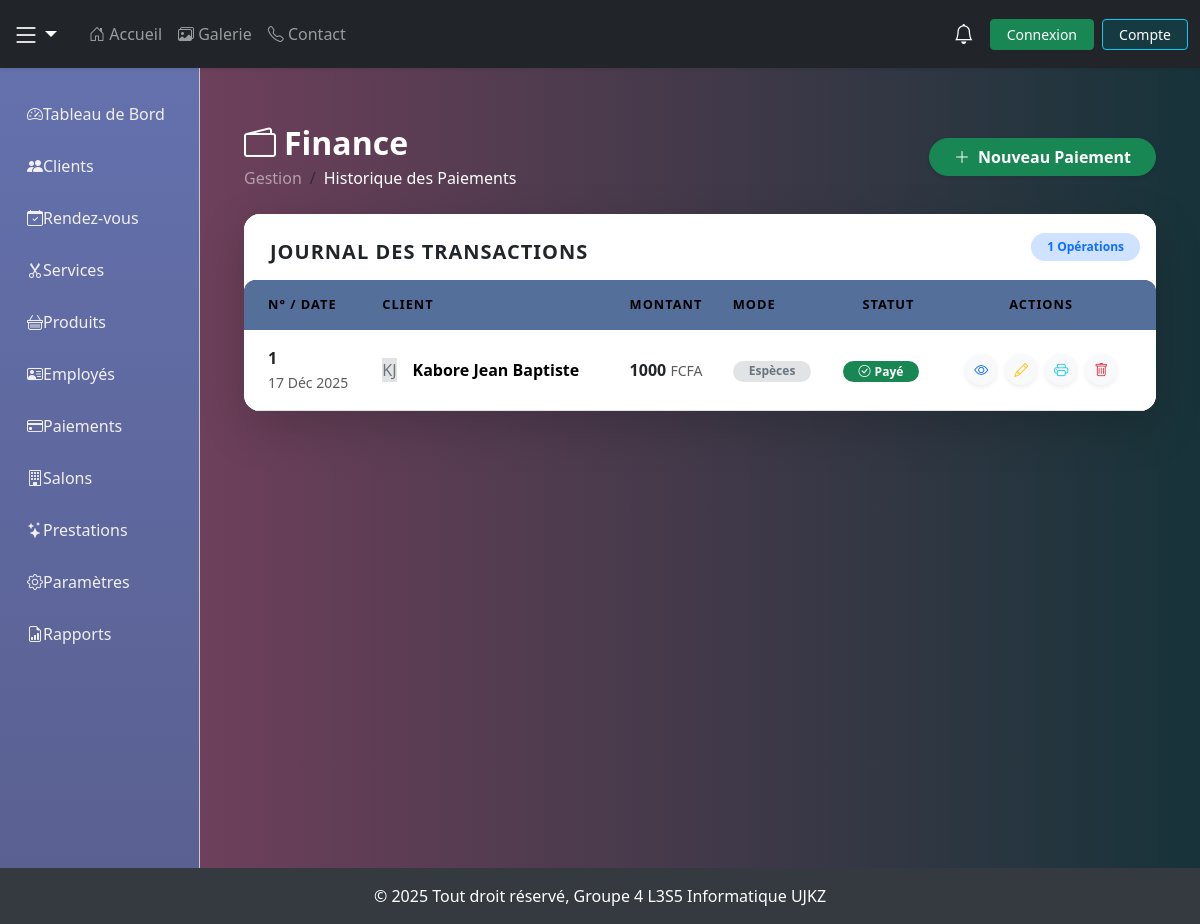
The app's page /paiement/, older data.
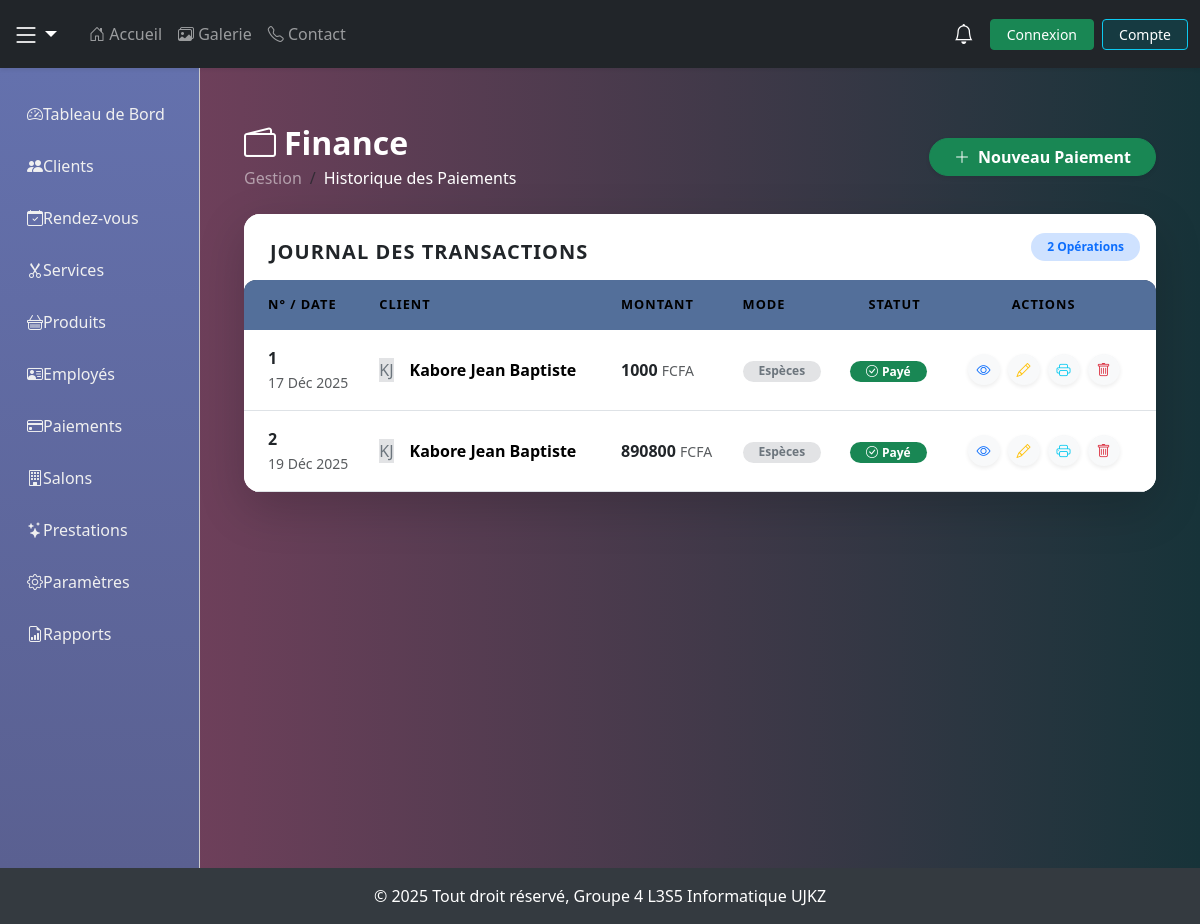
The same page, newer data.
### coiffure/models.py (models this page shows, shortened)
class Paiement(models.Model):
    numero_facture = models.CharField(max_length=50, unique=True, blank=True)
    client = models.ForeignKey(Client, on_delete=models.CASCADE)
    prestation = models.ForeignKey(Prestation, on_delete=models.CASCADE)
    montant = models.DecimalField(max_digits=10, decimal_places=2)
    date_paiement = models.DateField(auto_now_add=True)
    statut = models.CharField(max_length=20, choices=[
        ('en attente', 'En attente'),
        ('payé', 'Payé')
    ], default='en attente')
    mode_paiement = models.CharField(max_length=50, choices=(
        ('espèces', 'Espèces'),
        ('carte', 'Carte bancaire'),
        ('mobile', 'Paiement mobile')
    ), default='espèces')
    description = models.TextField(blank=True, null=True)
    from django.db import models

class Client(models.Model):
    user = models.OneToOneField(
        User,
        on_delete=models.CASCADE,
        related_name="profil_client", # Corrigé (était profil_employe)
        null=True,
        blank=True
    )
    nom = models.CharField(max_length=50)
    prenom = models.CharField(max_length=50)
    telephone = models.CharField(max_length=20)
    email = models.EmailField(unique=True)
    date_inscription = models.DateField(auto_now_add=True)
    statut = models.CharField(max_length=20, default="actif")
    actif = models.BooleanField(default=True)

### coiffure/views.py (the view)
# urls.py: path('paiement/', views.liste_paiements, name="liste_paiements"),
def liste_paiements(request):
    paiements = Paiement.objects.all()
    return render(request, 'coiffure/paiement/liste_paiements.html', {'paiements': paiements})

### coiffure/context_processors.py (called while the page is built)
def notifications(request):
    if request.user.is_authenticated:
        user_notifications = Notification.objects.filter(utilisateur=request.user)
        notifs_non_lues = user_notifications.filter(lu=False).count()
        notifications_recents = user_notifications.order_by('-date')[:5]
    else:
        notifications_recents = []
        notifs_non_lues = 0
    return {
        'notifications': notifications_recents,
        'notif_count': notifs_non_lues,  # <- renommer ici pour ton template
    }

### coiffure/templates/coiffure/paiement/liste_paiements.html (shortened to what the changed rows need)
{% extends "coiffure/base.html" %}
{% load static %}
{% block content %}
<div class="container-fluid py-4">
    <div class="row mb-4 align-items-center">
        <div class="col-12 col-md-6">
            <h2 class="text-white fw-bold mb-1">
                <i class="bi bi-wallet2 me-2"></i>Finance
            </h2>
        </div>
    </div>
    <div class="card shadow-lg border-0 rounded-4 overflow-hidden">
        <div class="card-header bg-white py-3 border-0">
            <div class="d-flex justify-content-between align-items-center">
                <h5 class="mb-0 fw-bold text-dark">Journal des Transactions</h5>
                <div class="badge bg-primary-subtle text-primary rounded-pill px-3 py-2">
                    {{ paiements|length }} Opérations
                </div>
            </div>
        </div>
        <div class="card-body p-0">
            {% if paiements %}
            <div class="table-responsive">
                <table class="table table-hover align-middle mb-0">
                    <thead class="header-finance">
                        <tr>
                            <th class="ps-4">N° / DATE</th>
                            <th>CLIENT</th>
                            <th>MONTANT</th>
                            <th>MODE</th>
                            <th class="text-center">STATUT</th>
                            <th class="text-center pe-4">ACTIONS</th>
                        </tr>
                    </thead>
                    <tbody>
                        {% for paiement in paiements %}
                        <tr class="border-bottom">
                            <td class="ps-4">
                                <span class="d-block fw-bold text-dark">{{ paiement.id }}</span>
                                <small class="text-muted">{{ paiement.date_paiement|date:"d M Y" }}</small>
                            </td>
                            <td>
                                <div class="d-flex align-items-center">
                                    <div class="avatar-circle bg-secondary-subtle text-secondary me-3">
                                        {{ paiement.client.nom|slice:":1" }}{{ paiement.client.prenom|slice:":1" }}
                                    </div>
                                    <div>
                                        <span class="fw-semibold d-block">{{ paiement.client.nom }} {{ paiement.client.prenom }}</span>
                                    </div>
                                </div>
                            </td>
                            <td>
                                <span class="fw-bold text-dark">{{ paiement.montant|floatformat:0 }}</span>
                                <small class="text-muted small">FCFA</small>
                            </td>
                            <td>
                                <span class="badge {% if paiement.mode_paiement == 'espèces' %}bg-secondary-subtle text-secondary{% elif paiement.mode_paiement == 'mobile' %}bg-info-subtle text-info{% else %}bg-primary-subtle text-primary{% endif %} rounded-pill px-3">
                                    {{ paiement.get_mode_paiement_display }}
                                </span>
                            </td>
                            <td>
                                {% if paiement.statut|lower == "payé" or paiement.statut|lower == "paye" %}
                                    <span class="badge bg-success rounded-pill px-3">
                                        <i class="bi bi-check-circle me-1"></i>Payé
                                    </span>
                                {% else %}
                                    <span class="badge bg-warning text-dark rounded-pill px-3">
                                        <i class="bi bi-clock me-1"></i>Attente
                                    </span>
                                {% endif %}
                            </td>
                            <td class="text-center pe-4">
                                <div class="d-flex justify-content-center gap-2">
                                    <a href="{% url 'detail_paiement' paiement.id %}" class="btn btn-sm btn-light rounded-circle shadow-sm" title="Détail">
                                        <i class="bi bi-eye text-primary"></i>
                                    </a>
                                    <a href="{% url 'modifier_paiement' paiement.id %}" class="btn btn-sm btn-light rounded-circle shadow-sm" title="Modifier">
                                        <i class="bi bi-pencil text-warning"></i>
                                    </a>
                                    <a href="{% url 'facture_pdf' paiement.id %}" class="btn btn-sm btn-light rounded-circle shadow-sm" title="Facture">
                                        <i class="bi bi-printer text-info"></i>
                                    </a>
                                    <a href="{% url 'supprimer_paiement' paiement.id %}" class="btn btn-sm btn-light rounded-circle shadow-sm" onclick="return confirm('Supprimer ce paiement ?');" title="Supprimer">
                                        <i class="bi bi-trash text-danger"></i>
                                    </a>
                                </div>
                            </td>
                        </tr>
                        {% endfor %}
                    </tbody>
                </table>
            </div>
            {% endif %}
        </div>
    </div>
</div>
{% endblock %}

Row changes from the older to the newer data that the page shows:
added Paiement: id "2", date_paiement "19 Déc 2025", client.nom "K", client.prenom "J", client.nom "Kabore", client.prenom "Jean Baptiste", montant "890800", mode_paiement "Espèces", statut "payé" (drawn)
Text that changed along with them:
{{ paiements|length }}: "1" → "2"
